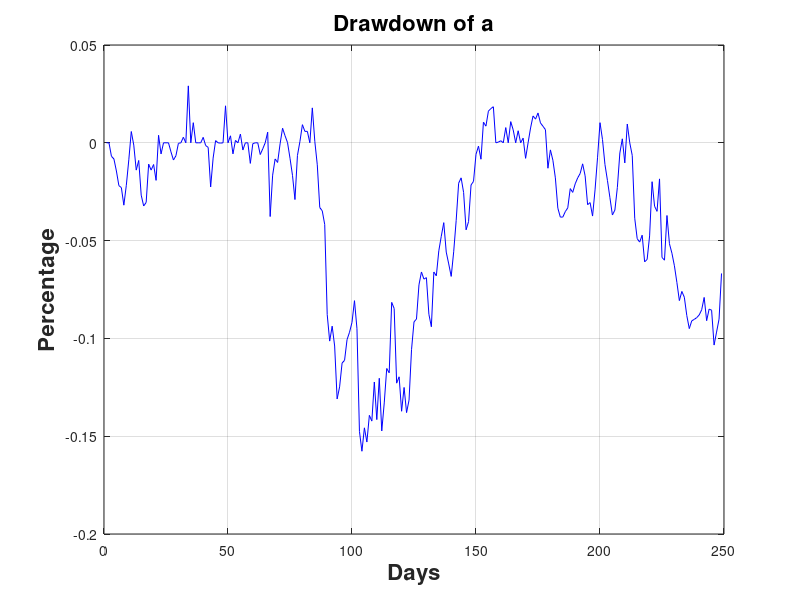
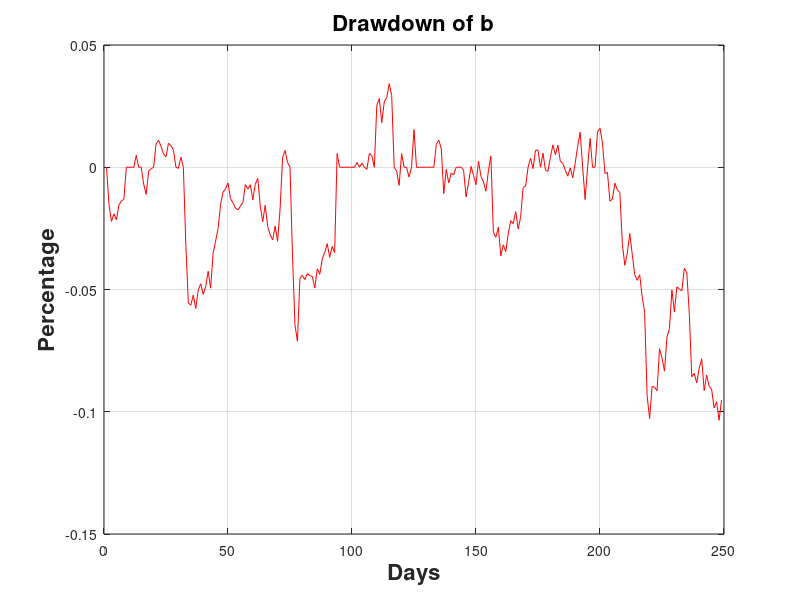
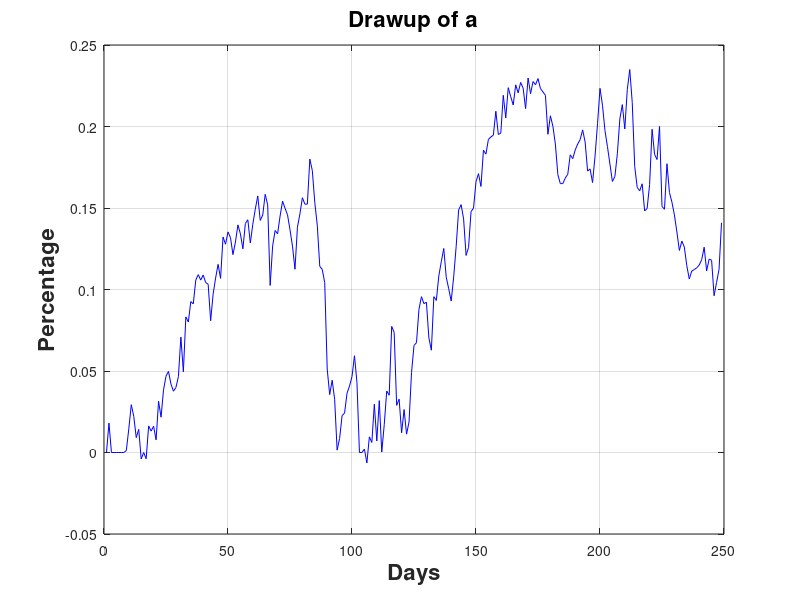
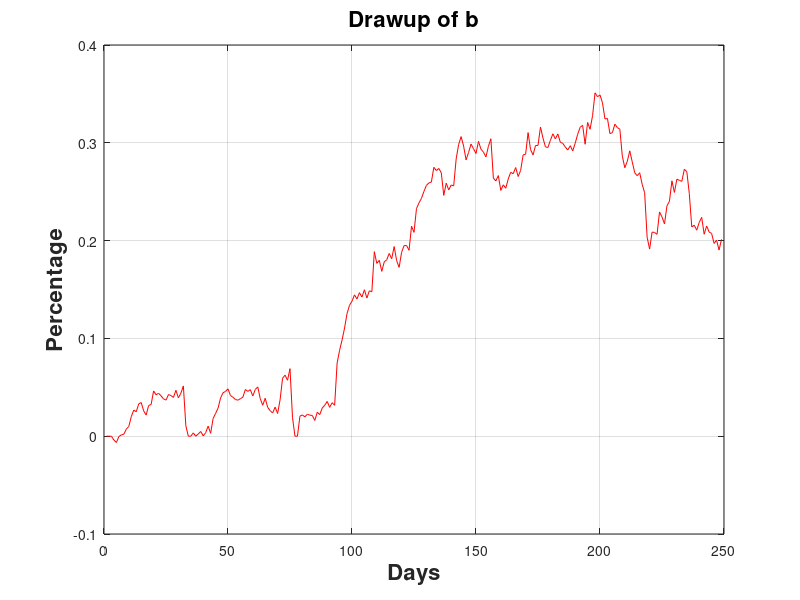

The MATLAB source for these figures, in order:
%% CS 435 Project 2 Finance 3.2
%Ari Cooper
%Sep 15, 2016

close all; clc;

%% Set up
A_data = load('returns_a.dat.txt');
B_data = load('returns_b.dat.txt');


Date_a = A_data(:,1);
percent_daily_return_a = A_data(:,2);
daily_ROR_a = percent_daily_return_a / 100;

Date_b = B_data(:,1);
percent_daily_return_b = B_data(:,2);
daily_ROR_b = percent_daily_return_b / 100;

%Extract size of data
[ndays, ncol] = size(percent_daily_return_a);

x = 1 : ndays;
cum_ROR_a = zeros(ndays, 1);
cum_ROR_a(1) = daily_ROR_a(1);

for i = 2 : ndays
    cum_ROR_a(i) = ((cum_ROR_a(i-1) + 1) * (1 + daily_ROR_a(i))) - 1;
end

cum_ROR_b = zeros(ndays, 1);
cum_ROR_b(1) = daily_ROR_b(1);

for i = 2 : ndays
    cum_ROR_b(i) = ((cum_ROR_b(i-1) + 1) * (1 + daily_ROR_b(i))) - 1;
end

%% 3.2 Stock drawup and drawdown

% Drawdown for a
drawdown_a = zeros(ndays, 1);
for i = 2 : ndays
[~, curr_max] = max(cum_ROR_a(1 : i));
        temp_cum = zeros(ndays, 1);
        temp_cum(curr_max) = daily_ROR_a(curr_max);
        for j = curr_max+1 : i
        drawdown_a(i) = ((temp_cum(j-1) + 1) * (1 + daily_ROR_a(j))) - 1;
        temp_cum(j) = ((temp_cum(j-1) + 1) * (1 + daily_ROR_a(j))) - 1;
        end
end

figure(1)
plot(x,drawdown_a, 'b')
title('Drawdown of a', 'FontSize', 16, 'FontWeight', 'bold');
xlabel('Days', 'FontSize', 16, 'FontWeight', 'bold');
ylabel('Percentage', 'FontSize', 16, 'FontWeight', 'bold');
grid on;


% Drawdown for b
drawdown_b = zeros(ndays, 1);
for i = 2 : ndays
[~, curr_max] = max(cum_ROR_b(1 : i));
        temp_cum = zeros(ndays, 1);
        temp_cum(curr_max) = daily_ROR_b(curr_max);
        for j = curr_max+1 : i
        drawdown_b(i) = ((temp_cum(j-1) + 1) * (1 + daily_ROR_b(j))) - 1;
        temp_cum(j) = ((temp_cum(j-1) + 1) * (1 + daily_ROR_b(j))) - 1;
        end
end

figure(2)
plot(x,drawdown_b, 'r')
title('Drawdown of b', 'FontSize', 16, 'FontWeight', 'bold');
xlabel('Days', 'FontSize', 16, 'FontWeight', 'bold');
ylabel('Percentage', 'FontSize', 16, 'FontWeight', 'bold');
grid on;

%% Drawup for a 

drawup_a = zeros(ndays, 1);
temp_cum = zeros(ndays, 1);
for i = 2 : ndays
[~, curr_min] = min(cum_ROR_a(1 : i));
        temp_cum(curr_min) = daily_ROR_a(curr_min);
        for j = curr_min+1 : i
        drawup_a(i) = ((temp_cum(j-1) + 1) * (1 + daily_ROR_a(j))) - 1;
        temp_cum(j) = ((temp_cum(j-1) + 1) * (1 + daily_ROR_a(j))) - 1;
        end
end

figure(3)
plot(x,drawup_a, 'b')
title('Drawup of a', 'FontSize', 16, 'FontWeight', 'bold');
xlabel('Days', 'FontSize', 16, 'FontWeight', 'bold');
ylabel('Percentage', 'FontSize', 16, 'FontWeight', 'bold');
grid on;


% Drawup for b

drawup_b = zeros(ndays, 1);
temp_cum = zeros(ndays, 1);
for i = 2 : ndays
[~, curr_min] = min(cum_ROR_b(1 : i));
        temp_cum(curr_min) = daily_ROR_b(curr_min);
        for j = curr_min+1 : i
        drawup_b(i) = ((temp_cum(j-1) + 1) * (1 + daily_ROR_b(j))) - 1;
        temp_cum(j) = ((temp_cum(j-1) + 1) * (1 + daily_ROR_b(j))) - 1;
        end
end

figure(4)
plot(x,drawup_b, 'r')
title('Drawup of b', 'FontSize', 16, 'FontWeight', 'bold');
xlabel('Days', 'FontSize', 16, 'FontWeight', 'bold');
ylabel('Percentage', 'FontSize', 16, 'FontWeight', 'bold');
grid on;





